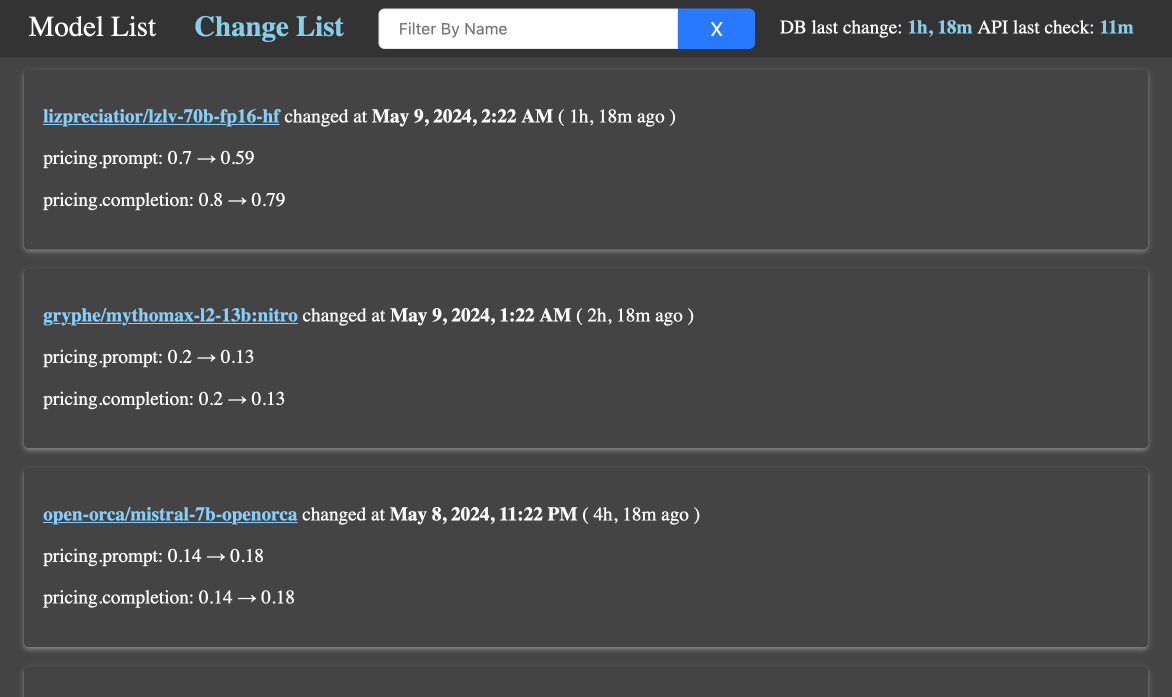
#> input picture ChangeList.png, 2344 x 1394 px, found by its file name (shown at 1/2 size)
$ python crop.py
#> lines starting #> are read from the running program, lines starting #| are printed output that depends on the picture
from PIL import Image

# Open the PNG screenshot
image = Image.open("ChangeList.png")
#> image is the input picture: PIL image 2344x1394 RGBA; mean R, G, B, A 73.9, 74.8, 75.6, 255

# Get the original image size
original_width, original_height = image.size
#> original_width = 2344; original_height = 1394

# Calculate the new size, keeping the aspect ratio and resizing the width to 1200px
new_width = 1200
new_height = int(new_width * original_height / original_width)
#> new_height = 713

# Resize the image to the new size
resized_image = image.resize((new_width, new_height), resample=Image.LANCZOS)
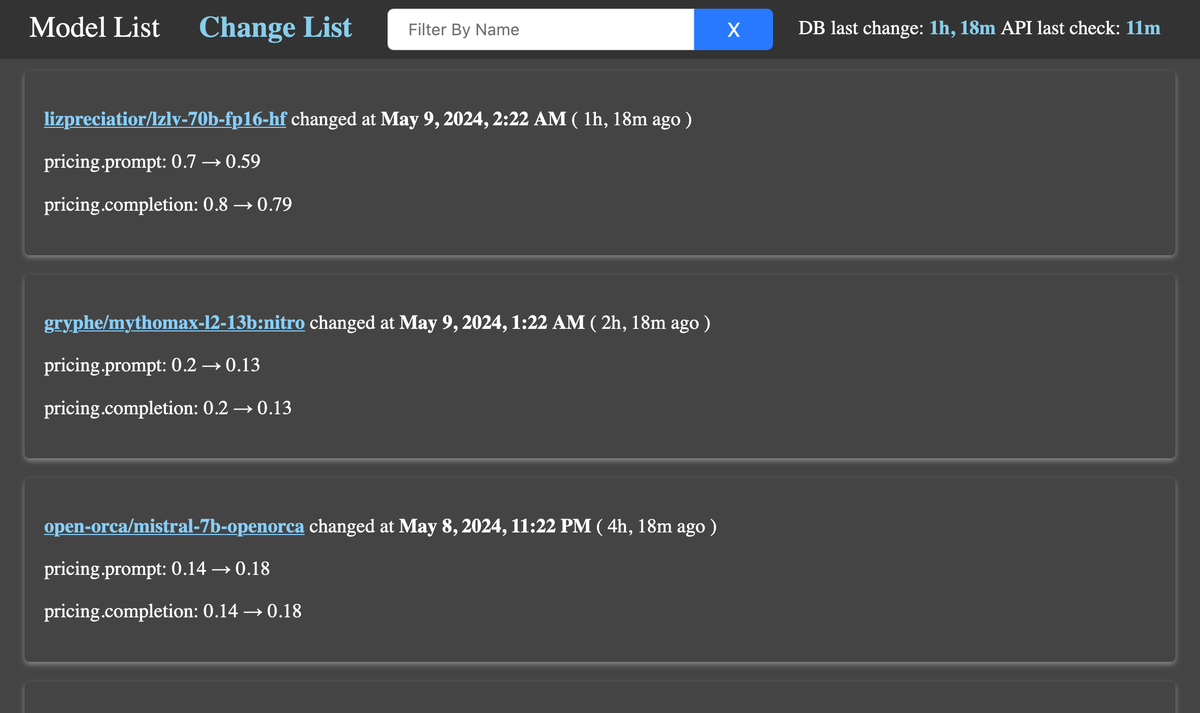
#> resized_image: PIL image 1200x713 RGBA; mean R, G, B, A 73.8, 74.7, 75.5, 255

# Crop the image to the desired size (1200x630), keeping the top part
left = 0
top = 0
right = 1200
bottom = 630
cropped_image = resized_image.crop((left, top, right, bottom))
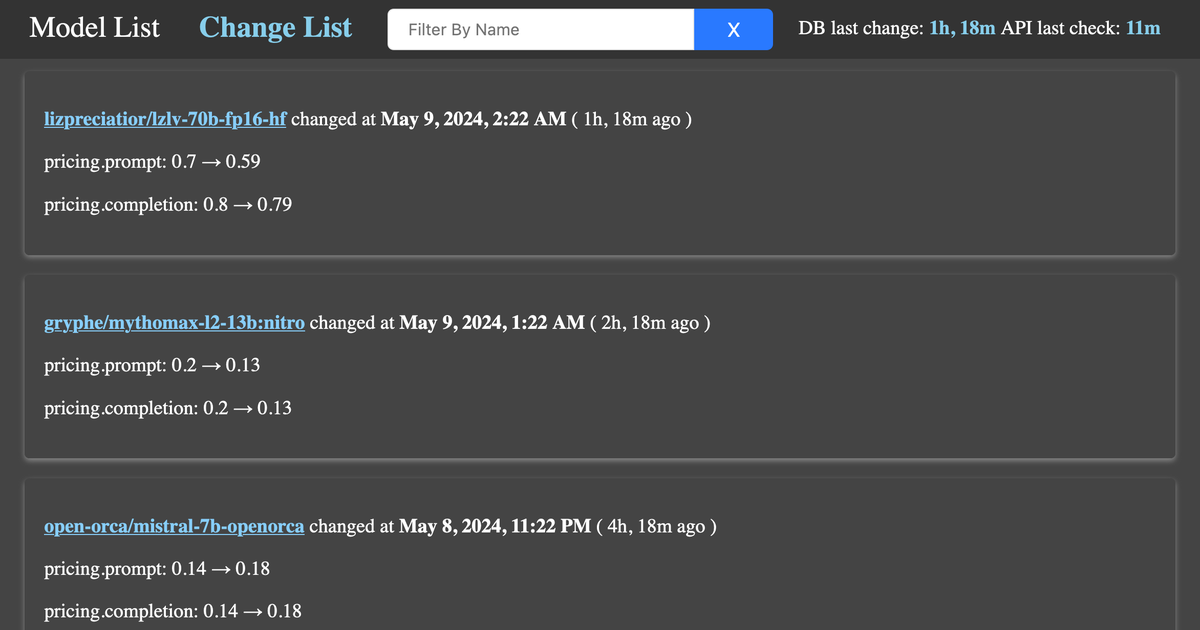
#> cropped_image: PIL image 1200x630 RGBA; mean R, G, B, A 74.3, 75.2, 76.1, 255

# Save the cropped image
cropped_image.save("ChangeList_crop.png")
